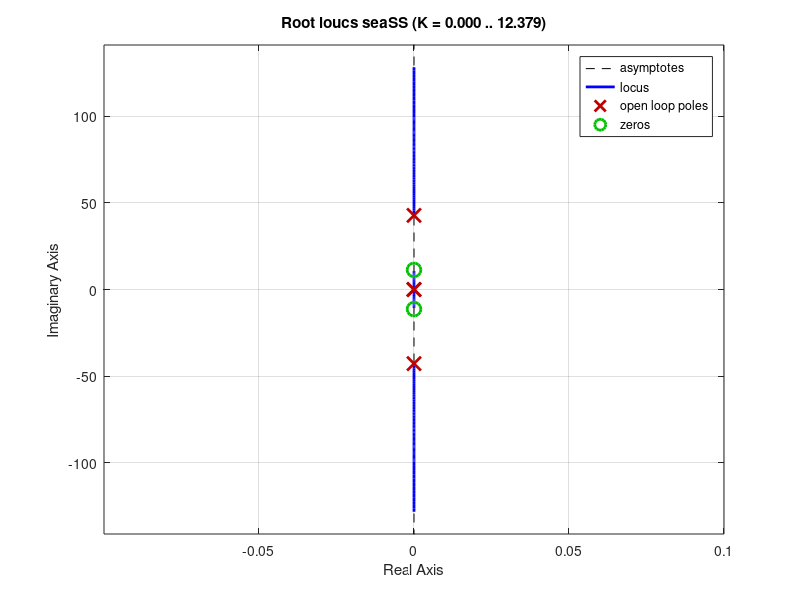
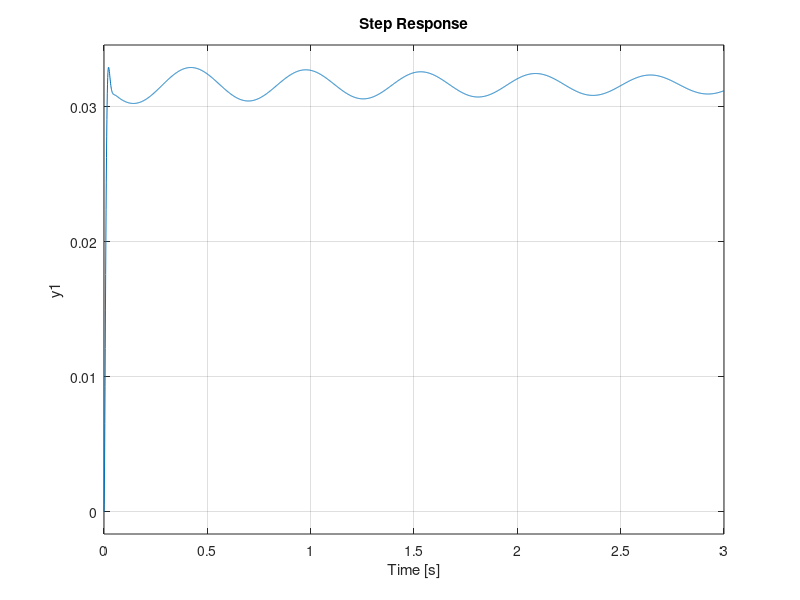
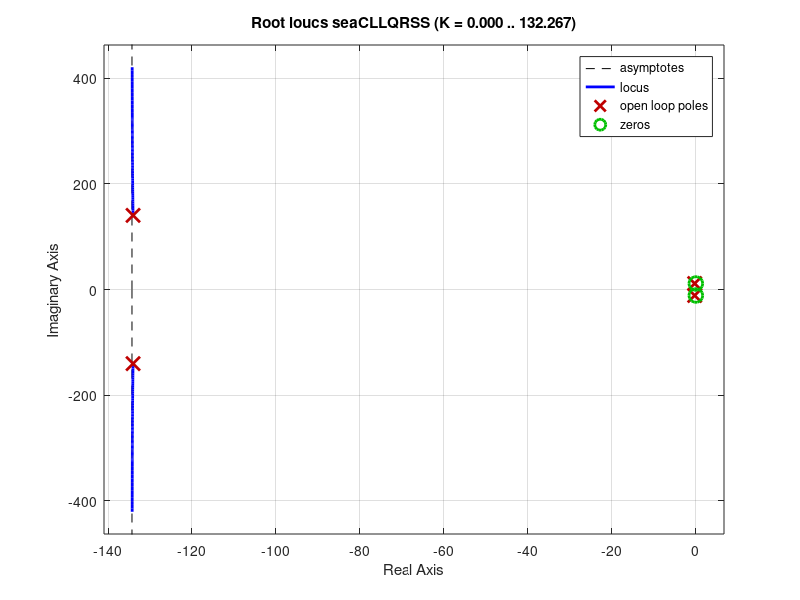
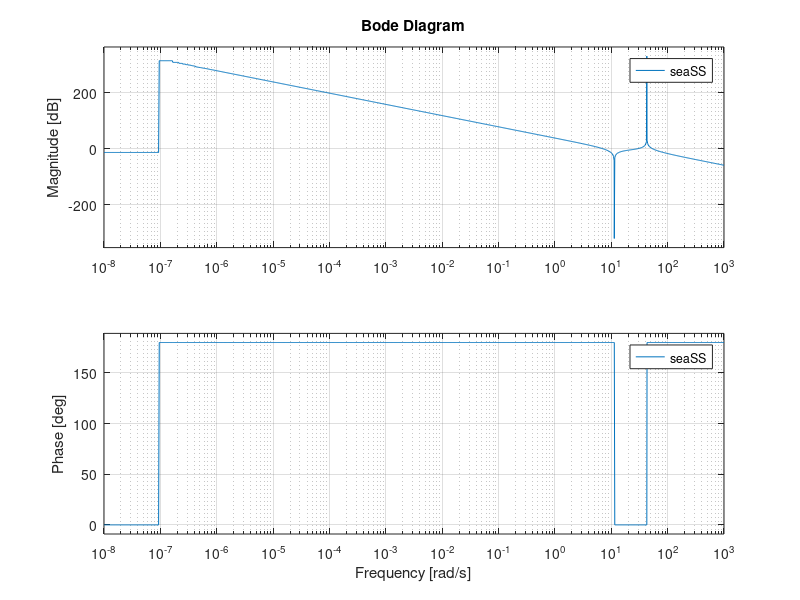

These charts were generated, in order, by the following MATLAB code:
%% clear workspace
clear all; close all; clc;

%% define parameters
% moment of inertia of both masses
J1 = 0.00040984488; % kg*m^2 0.1025; 
J2 = 0.832987; % kg*m^2
b = 0; % is there any damping in the motor? 

% spring constant
Ks = 350; %one band (Nm/rad)

%% define state space model
% state variables:
%           x1 = theta1
%           x2 = theta2
%           x3 = theta1_dot
%           x4 = theta2_dot

% A = [0 0 1 0;
%     0 0 0 1;
%     -(Ks-b)/J1 Ks/(J1) 0 0;
%     Ks/J2 -Ks/(J2) 0 0];

% assuming j2 to be correct, then k = 106.5474 and j1 = 0.0628
wp = 6.8*2*pi;
wz = 1.8*2*pi;
A = [0 0 1 0; 
    0 0 0 1;
    -(wp^2-wz^2) (wp^2-wz^2) 0 0;
    (wz)^2 -1*(wz)^2 0 0];

B = [0 0 26.9*4/.0905 0]';
C = [1 0 0 0];
D = 0;

seaSS = ss(A,B,C,D);
%% determine if controllable and order and rlocus
% check controllability
contrl = rank(ctrb(A,B)); % rank = order --> controllable

% check observability
observ = rank(obsv(seaSS)); % rank = order --> observable

% look at rlocus
figure(1); rlocus(seaSS);
figure(4); bode(seaSS);
%% use lqr to find pole locations and simulate
Q = C'*C; Q(1,1) = 1000;
R = 1;
Klqr = lqr(A,B,Q,R);

Alqr = [(A-B*Klqr)];
Blqr = [B];
Clqr = [C];
Dlqr = [D];

t = 0:.001:3;
seaCLLQRSS = ss(Alqr, Blqr, Clqr, Dlqr);
figure(2); step(seaCLLQRSS,t);
figure(3); rlocus(seaCLLQRSS);

%% now place pole at zero for integrator and recalc k
p5 = 0;
lqrPoles = pole(seaCLLQRSS);
allPoles = [lqrPoles' p5];

Aint = [0 0 1 0 0;
    0 0 0 1 0;
    (Ks-b)/J1 -Ks/(4*J1) 0 0 0;
    Ks/J2 -Ks/(4*J2) 0 0 0;
    0 1 0 0 0];
Bint = [0 0 1/J1 0 0]'; 

kInt = place(Aint,Bint, allPoles');

